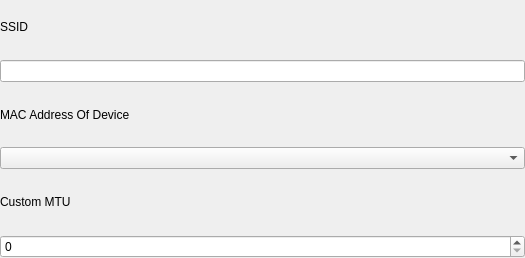
<?xml version="1.0" encoding="UTF-8"?>
<ui version="4.0">
 <class>WirelessWidget</class>
 <widget class="QWidget" name="WirelessWidget">
  <property name="geometry">
   <rect>
    <x>0</x>
    <y>0</y>
    <width>525</width>
    <height>258</height>
   </rect>
  </property>
  <property name="windowTitle">
   <string>WirelessWidget</string>
  </property>
  <layout class="QVBoxLayout" name="m_verticalDeviceWidgetLayout">
   <property name="leftMargin">
    <number>0</number>
   </property>
   <property name="topMargin">
    <number>0</number>
   </property>
   <property name="rightMargin">
    <number>0</number>
   </property>
   <property name="bottomMargin">
    <number>0</number>
   </property>
   <item>
    <widget class="QLabel" name="label">
     <property name="text">
      <string>SSID</string>
     </property>
    </widget>
   </item>
   <item>
    <widget class="QLineEdit" name="ssidEdit"/>
   </item>
   <item>
    <widget class="QLabel" name="label_19">
     <property name="text">
      <string>MAC Address Of Device</string>
     </property>
    </widget>
   </item>
   <item>
    <widget class="GeneralComboBox" name="deviceMac"/>
   </item>
   <item>
    <layout class="QHBoxLayout" name="mtuLayout">
     <item>
      <widget class="QLabel" name="label_23">
       <property name="text">
        <string>Custom MTU</string>
       </property>
      </widget>
     </item>
     <item>
      <spacer name="horizontalSpacer_5">
       <property name="orientation">
        <enum>Qt::Horizontal</enum>
       </property>
       <property name="sizeHint" stdset="0">
        <size>
         <width>40</width>
         <height>20</height>
        </size>
       </property>
      </spacer>
     </item>
    </layout>
   </item>
   <item>
    <widget class="QSpinBox" name="customMTU"/>
   </item>
  </layout>
 </widget>
 <customwidgets>
  <customwidget>
   <class>GeneralComboBox</class>
   <extends>QComboBox</extends>
   <header location="global">general-widget.h</header>
  </customwidget>
 </customwidgets>
 <resources/>
 <connections/>
</ui>
